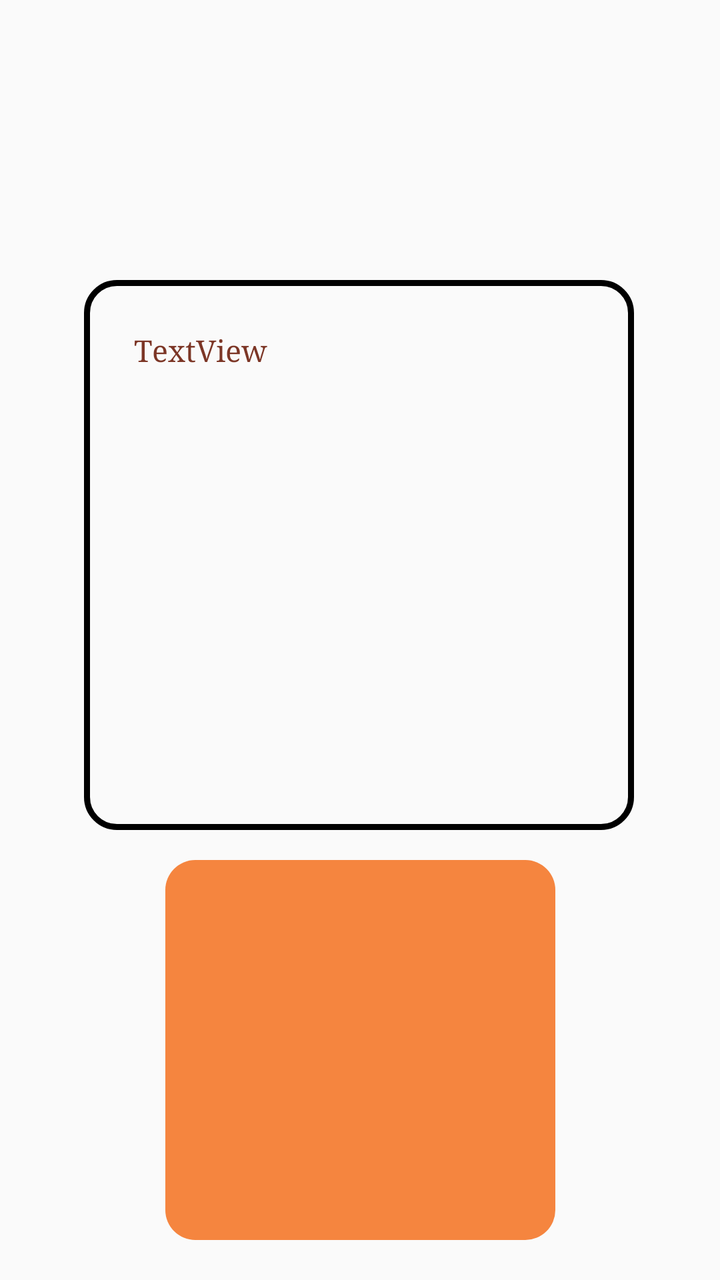
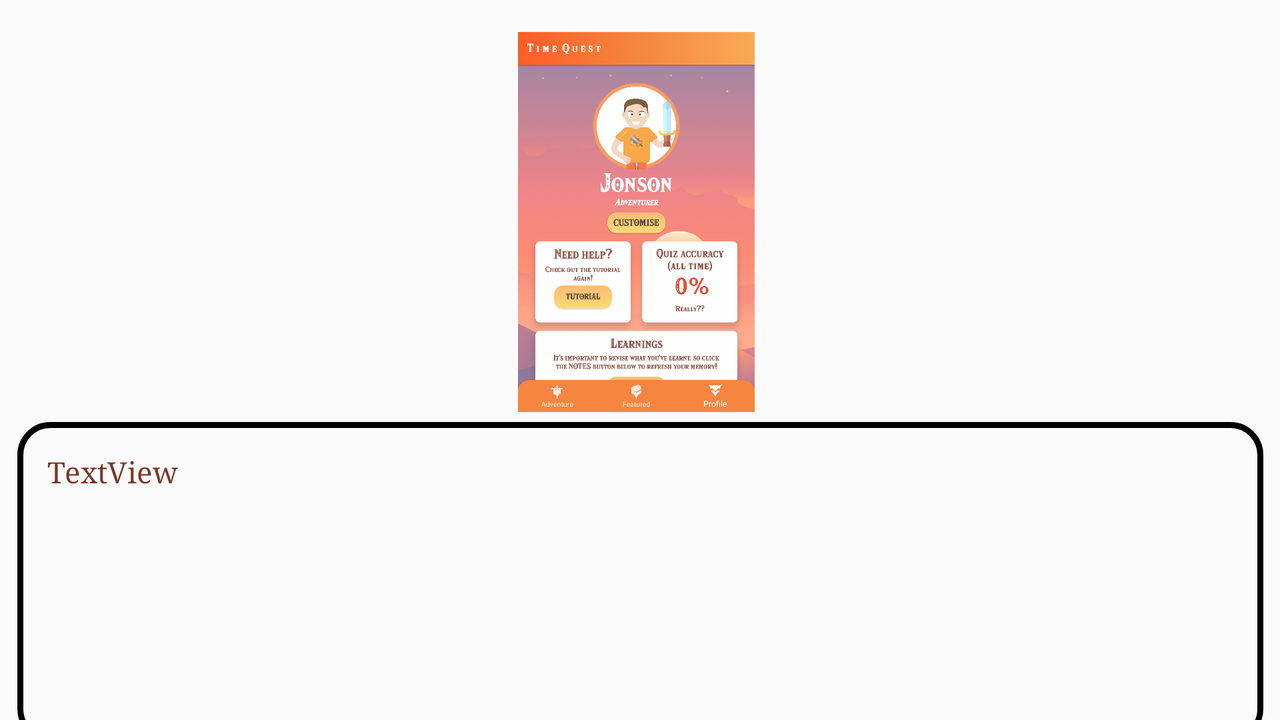

Two renders of one Android screen. The first uses the default layout on a phone; the second uses the alternative layout the repository ships for a different screen configuration, on a matching device. The two XML files are below.
<!-- AndroidManifest.xml: application theme AppTheme -->
<!-- res/layout/slide_layout.xml -->
<?xml version="1.0" encoding="utf-8"?>
<androidx.constraintlayout.widget.ConstraintLayout
    xmlns:android="http://schemas.android.com/apk/res/android"
    xmlns:app="http://schemas.android.com/apk/res-auto"
    xmlns:tools="http://schemas.android.com/tools"
    android:layout_width="match_parent"
    android:layout_height="match_parent">

    <TextView
        android:id="@+id/instructionText"
        android:layout_width="275dp"
        android:layout_height="275dp"
        android:layout_marginTop="140dp"
        android:background="@drawable/profile_textviewbg"
        android:fontFamily="serif"
        android:paddingStart="25dp"
        android:paddingTop="25dp"
        android:paddingRight="20dp"
        android:paddingBottom="10dp"
        android:text="TextView"
        android:textColor="@color/colorPrimaryDark"
        android:textSize="15sp"
        app:layout_constraintEnd_toEndOf="parent"
        app:layout_constraintHorizontal_bias="0.496"
        app:layout_constraintStart_toStartOf="parent"
        app:layout_constraintTop_toTopOf="parent" />

    <ImageView
        android:id="@+id/screenshot"
        android:layout_width="195dp"
        android:layout_height="190dp"
        android:layout_marginTop="15dp"
        app:layout_constraintEnd_toEndOf="parent"
        app:layout_constraintStart_toStartOf="parent"
        app:layout_constraintTop_toBottomOf="@+id/instructionText"
        app:srcCompat="@drawable/buttons" />
</androidx.constraintlayout.widget.ConstraintLayout>
<!-- resources referenced by this layout -->
<resources>
  <color name="colorPrimaryDark">#7C3626</color>
  <!-- drawable buttons (drawable) -->
  <?xml version="1.0" encoding="utf-8"?>
  <shape xmlns:android="http://schemas.android.com/apk/res/android"
      android:shape="rectangle"
      android:padding="0dp">
      <solid android:color="#F5853F"/>
      <corners android:radius="15dp"/>
  
  </shape>
  <!-- drawable profile_textviewbg (drawable) -->
  <shape xmlns:android="http://schemas.android.com/apk/res/android" android:shape="rectangle" >
      <solid android:color="@color/colorPrimaryWhite" />
  
      <stroke android:width="3dip"
          android:color="@color/colorPrimaryWhite" />
      <corners android:radius="15dp"/>
  
  </shape>
  <style name="AppTheme" parent="Theme.AppCompat.Light.DarkActionBar">
          
          <item name="colorPrimary">@color/colorPrimary</item>
          <item name="colorPrimaryDark">@color/colorPrimaryDark</item>
          <item name="colorAccent">@color/colorAccent</item>
          <item name="android:statusBarColor" tools:targetApi="lollipop">@android:color/holo_orange_dark</item>
          
      </style>
  <color name="colorPrimary">#F5853F</color>
  <color name="colorAccent">#FE5D26</color>
</resources>
<!-- res/layout-land/slide_layout.xml (the repository's variant of the layout above) -->
<!-- drawn on the phone turned sideways -->
<?xml version="1.0" encoding="utf-8"?>
<androidx.constraintlayout.widget.ConstraintLayout
    xmlns:android="http://schemas.android.com/apk/res/android"
    xmlns:app="http://schemas.android.com/apk/res-auto"
    xmlns:tools="http://schemas.android.com/tools"
    android:layout_width="match_parent"
    android:layout_height="match_parent">

    <TextView
        android:id="@+id/instructionText"
        android:layout_width="623dp"
        android:layout_height="160dp"
        android:layout_marginTop="5dp"
        android:background="@drawable/profile_textviewbg"
        android:fontFamily="serif"
        android:paddingStart="15dp"
        android:paddingTop="15dp"
        android:paddingRight="15dp"
        android:paddingBottom="15dp"
        android:text="TextView"
        android:textColor="@color/colorPrimaryDark"
        android:textSize="14.5sp"
        app:layout_constraintEnd_toEndOf="parent"
        app:layout_constraintStart_toStartOf="parent"
        app:layout_constraintTop_toBottomOf="@+id/screenshot" />

    <ImageView
        android:id="@+id/screenshot"
        android:layout_width="195dp"
        android:layout_height="190dp"
        android:layout_marginTop="16dp"
        app:layout_constraintEnd_toEndOf="@+id/instructionText"
        app:layout_constraintHorizontal_bias="0.495"
        app:layout_constraintStart_toStartOf="@+id/instructionText"
        app:layout_constraintTop_toTopOf="parent"
        app:srcCompat="@drawable/appscreenshotprofile" />
</androidx.constraintlayout.widget.ConstraintLayout>
<!-- resources referenced by the variant -->
<!-- as the phone turned sideways resolves them -->
<resources>
  <color name="colorPrimaryDark">#7C3626</color>
  <!-- drawable appscreenshotprofile: png bitmap (drawable-xxhdpi, 484522 bytes) -->
  <!-- drawable profile_textviewbg (drawable) -->
  <shape xmlns:android="http://schemas.android.com/apk/res/android" android:shape="rectangle" >
      <solid android:color="@color/colorPrimaryWhite" />
  
      <stroke android:width="3dip"
          android:color="@color/colorPrimaryWhite" />
      <corners android:radius="15dp"/>
  
  </shape>
  <style name="AppTheme" parent="Theme.AppCompat.Light.DarkActionBar">
          
          <item name="colorPrimary">@color/colorPrimary</item>
          <item name="colorPrimaryDark">@color/colorPrimaryDark</item>
          <item name="colorAccent">@color/colorAccent</item>
          <item name="android:statusBarColor" tools:targetApi="lollipop">@android:color/holo_orange_dark</item>
          
      </style>
  <color name="colorPrimary">#F5853F</color>
  <color name="colorAccent">#FE5D26</color>
</resources>
